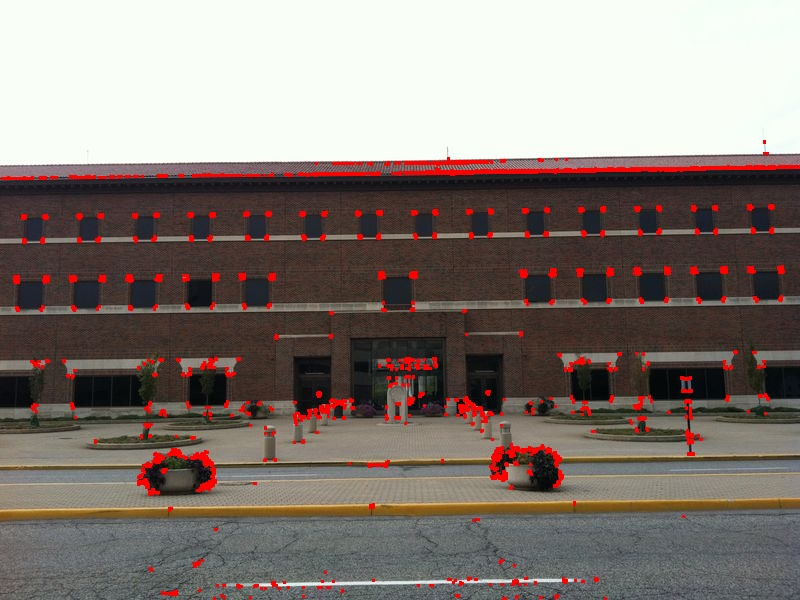
#> input picture harris-corners/images/builtin-new-sample-a.jpg, 800 x 600 px
$ python harris.py --input-path ../images/builtin-new-sample-a.jpg --output-path out.png
#> lines starting #> are read from the running program, lines starting #| are printed output that depends on the picture; after the words box and inside, x2 and y2 are one past the last pixel; in counts of white or black regions, pixels touching at a corner belong together
import os
import sys
import time
import argparse

import cv2

import numpy as np

from tqdm import tqdm

def main():

    print('Detecting corners in image...')
    args = read_cmd_args()

    print("Displaying {}".format(args.input_path))
    input_img = cv2.imread(args.input_path)
#> input_img is the input picture: shape (600, 800, 3); mean B, G, R 116.1, 122.1, 133.1
    output_img = input_img.copy()

    gray_input_img = cv2.cvtColor(input_img, cv2.COLOR_BGR2GRAY)
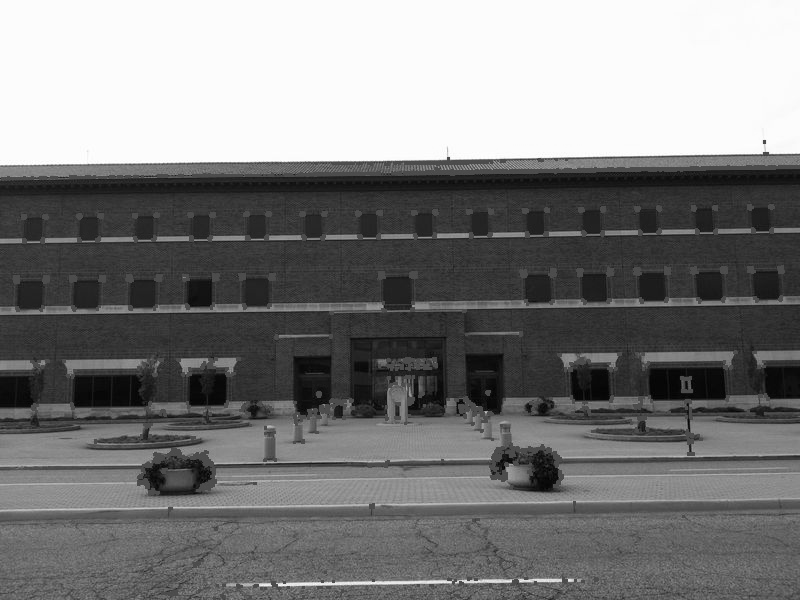
#> gray_input_img: shape (600, 800); min 0, max 255, mean 124.8
    gray_input_img = np.float32(gray_input_img)
    #gray_input_img = gray_input_img / np.max(gray_input_img)

    dx, dy = compute_derivatives(gray_input_img)
#| Input image: 800x600
#> in compute_derivatives, `der_x = cv2.Sobel( img, ddepth=-1, dx=1, dy=0, ksize=3 )`:
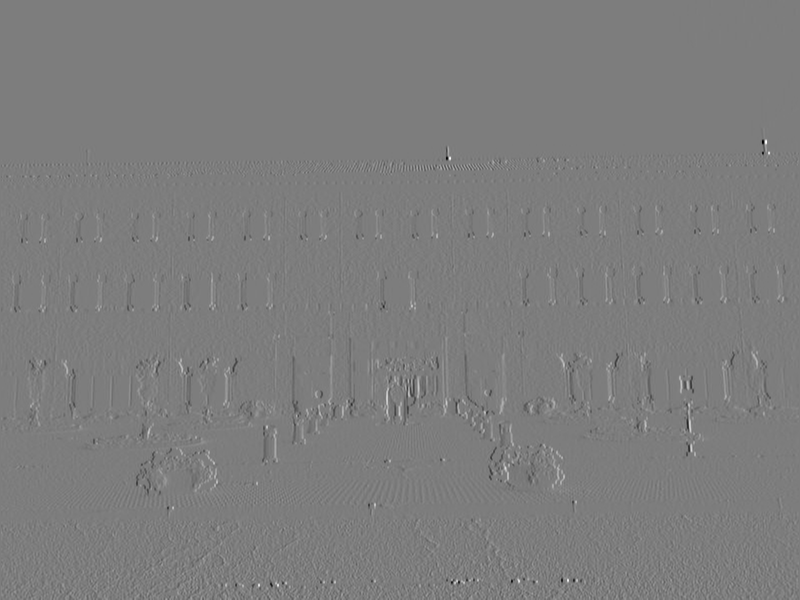
#> der_x: shape (600, 800) float32; min -684, max 707, mean -0.1; drawn with min black and max white
#> in compute_derivatives, `der_y = cv2.Sobel( img, ddepth=-1, dx=0, dy=1, ksize=3 )`:
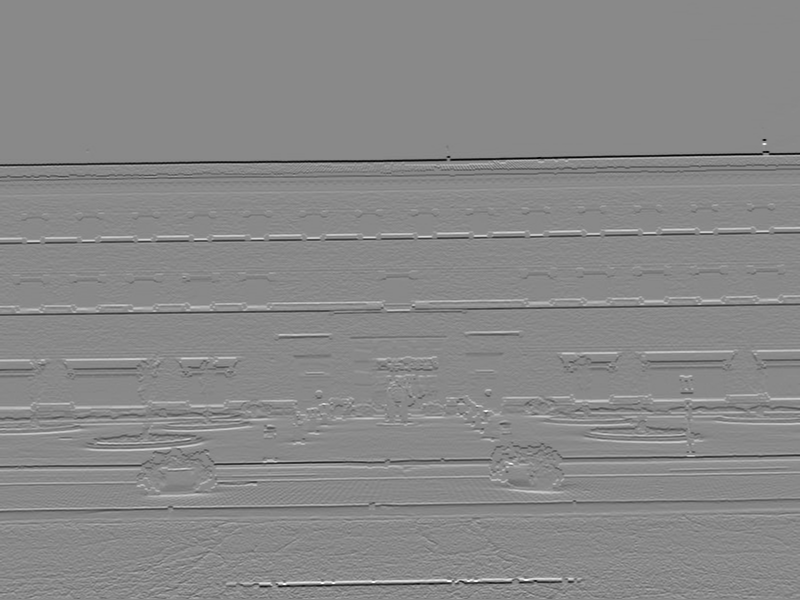
#> der_y: shape (600, 800) float32; min -753, max 648, mean -2.1; drawn with min black and max white

    detect_corners(gray_input_img, output_img, dx, dy)

    cv2.imwrite(args.output_path, output_img)

def detect_corners(input_img, output_img, dx, dy):

    harris_mask = np.zeros_like(input_img)

    dx_2  = np.square(dx)
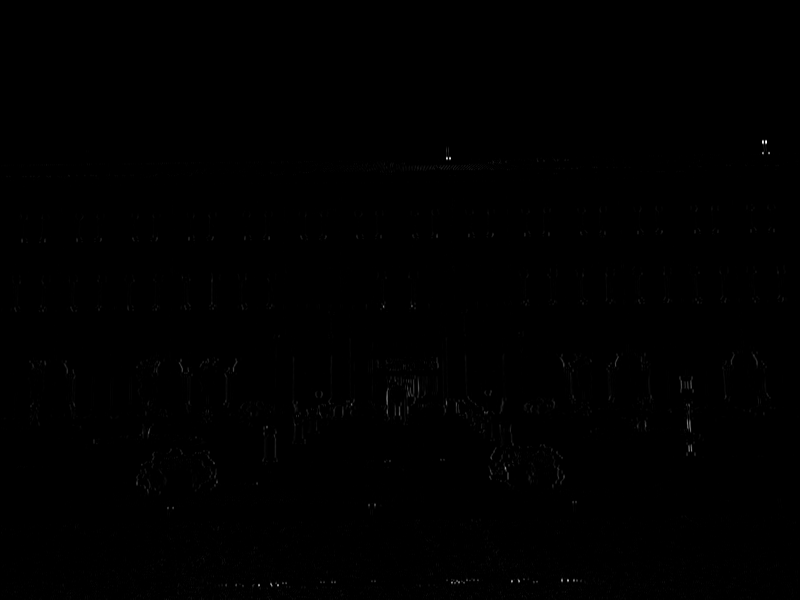
#> dx_2: shape (600, 800) float32; min 0, max 499849, mean 975.8; drawn with min black and max white
    dx_dy = np.multiply(dx, dy)
    dy_2  = np.square(dy)
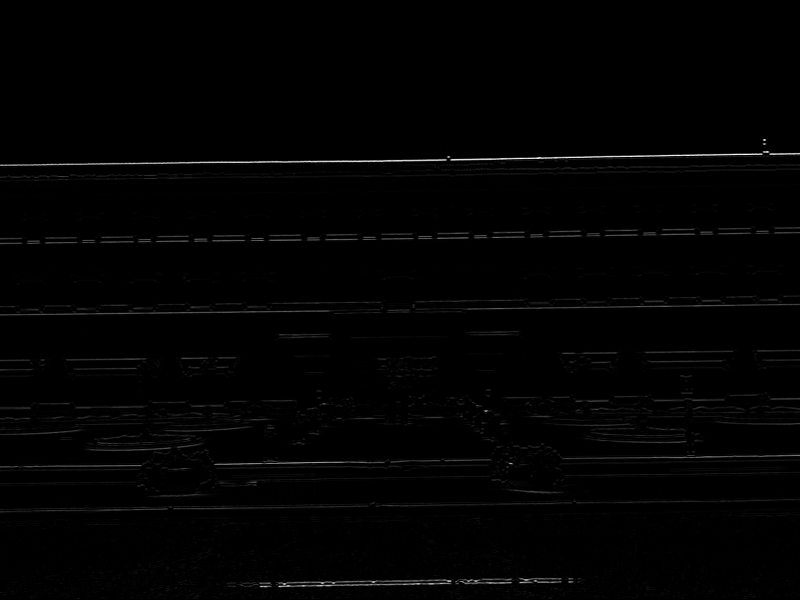
#> dy_2: shape (600, 800) float32; min 0, max 567009, mean 5628.3; drawn with min black and max white

    k = 0.04

    block_size = 2

    for im_y in tqdm(range(block_size, input_img.shape[0])):
        for im_x in range(block_size, input_img.shape[1]):

            m = np.zeros((2,2))

            # [5 lines of commented-out code are left out]

            m[0,0] = np.sum(dx_2[im_y-block_size:im_y+block_size+1,im_x-block_size:im_x+block_size+1])
            m[0,1] = np.sum(dx_dy[im_y-block_size:im_y+block_size+1,im_x-block_size:im_x+block_size+1])
            m[1,0] = np.sum(m[0,1])
            m[1,1] = np.sum(dy_2[im_y-block_size:im_y+block_size+1,im_x-block_size:im_x+block_size+1])

            det_m = (m[0,0] * m[1,1]) - (m[0,1] * m[1,0])
            tr_m  = m[0,0] + m[1,1]

            r = np.abs(det_m - k * (tr_m**2))

            harris_mask[im_y, im_x] = r

    harris_mask = cv2.dilate(harris_mask, None)

    corner_thresh = np.percentile(harris_mask, 97)
#> corner_thresh = 9.86e+10
    corner_mask = harris_mask > corner_thresh
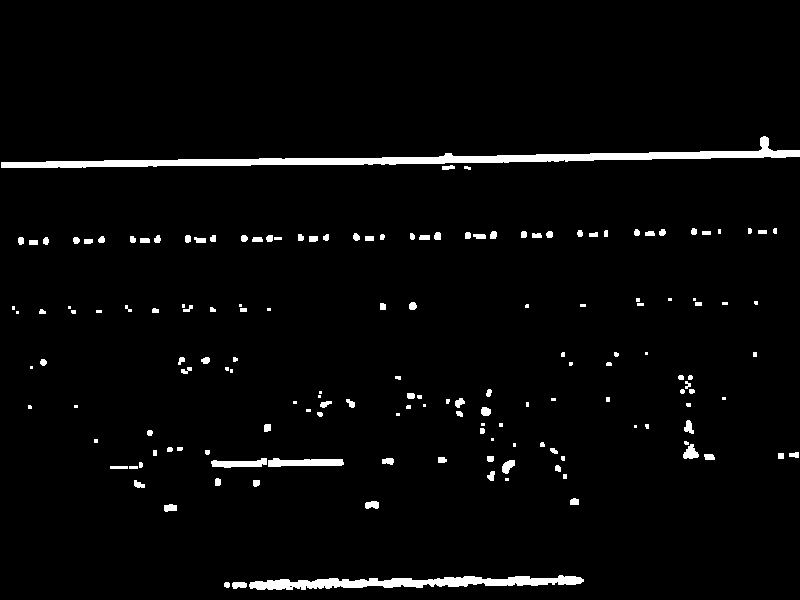
#> corner_mask: shape (600, 800) bool; 3% white; 160 white regions (47 under 20 px), largest, box (x1, y1, x2, y2) and area: (1, 136, 800, 168) 5695, (249, 575, 584, 590) 2677, (268, 458, 344, 467) 516
    output_img[corner_mask] = [0,0,255]
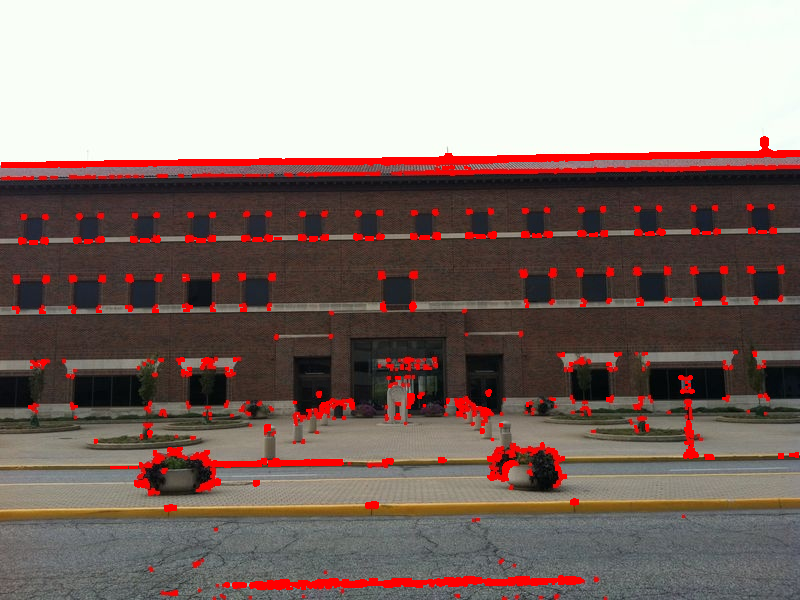
#> output_img: shape (600, 800, 3); mean B, G, R 112.5, 118.4, 135.7

def compute_derivatives(img):

    print("Input image: {}x{}".format(img.shape[1], img.shape[0]))

    der_x = cv2.Sobel(
        img,
        ddepth=-1,
        dx=1, dy=0,
        ksize=3
    )

    der_y = cv2.Sobel(
        img,
        ddepth=-1,
        dx=0, dy=1,
        ksize=3
    )

    return der_x, der_y

def read_cmd_args():

    parser = argparse.ArgumentParser()
    parser.add_argument(
        "-i", "--input-path",
        help="path to input image",
        required=True
    )
    parser.add_argument(
        "-o", "--output-path",
        help="path to output image",
        required=True
    )

    args = parser.parse_args()

    return args

if __name__ == '__main__':
    main()

$ run again, on harris-corners/images/harris-new-sample-b.jpg
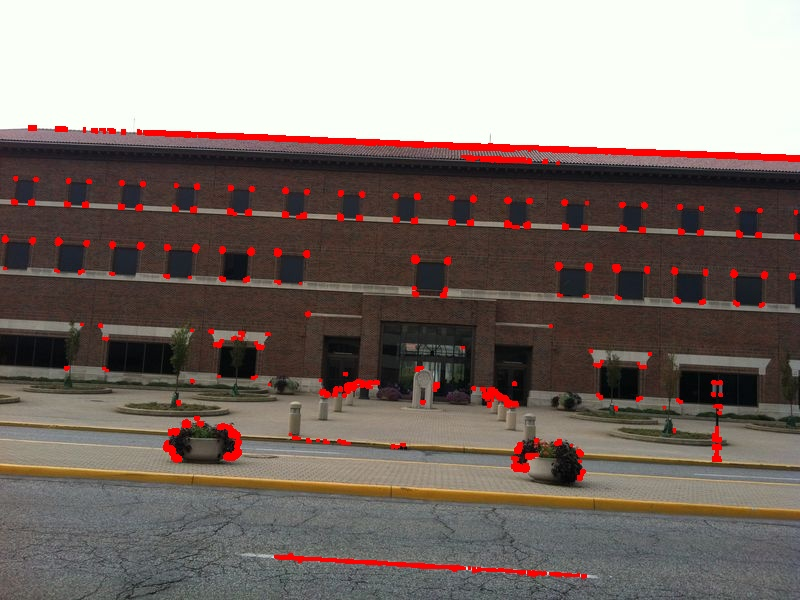
#> input picture harris-corners/images/harris-new-sample-b.jpg, 800 x 600 px
#> in main, input_img is the input picture: shape (600, 800, 3); mean B, G, R 110.6, 116.7, 128.4
#| Input image: 800x600
#> corner_thresh = 8.63e+10
#> in detect_corners, `corner_mask = harris_mask > corner_thresh`:
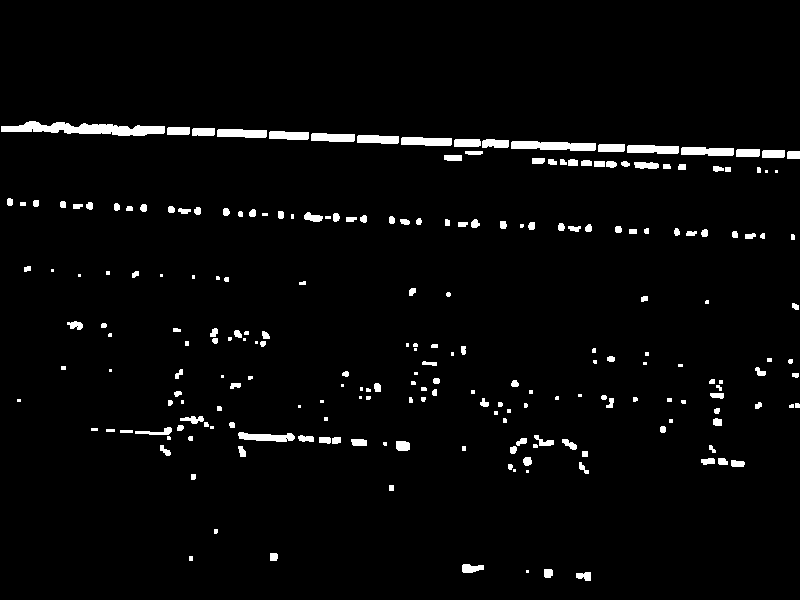
#> corner_mask: shape (600, 800) bool; 3% white; 226 white regions (62 under 20 px), largest, box (x1, y1, x2, y2) and area: (1, 121, 165, 136) 1411, (511, 141, 596, 151) 666, (681, 147, 734, 156) 414
#> in detect_corners, `output_img[corner_mask] = [0,0,255]`:
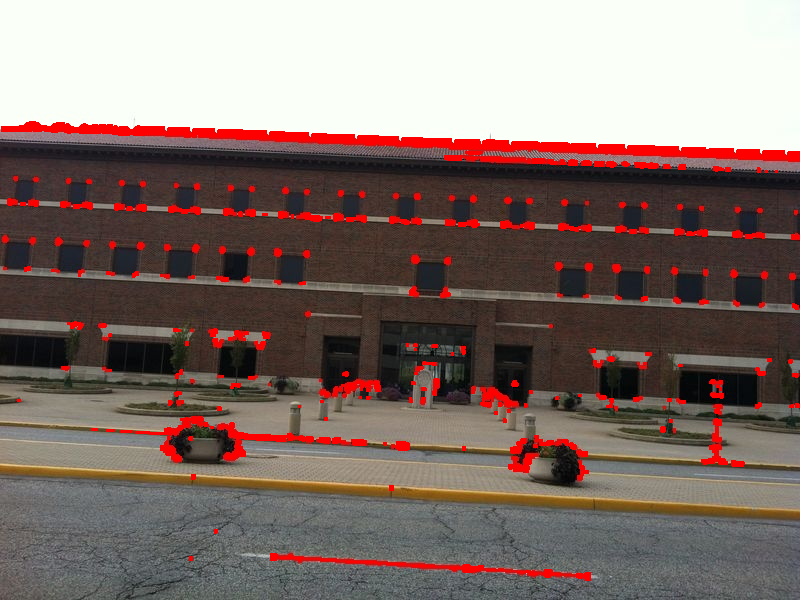
#> output_img: shape (600, 800, 3); mean B, G, R 107.8, 113.6, 130.9
